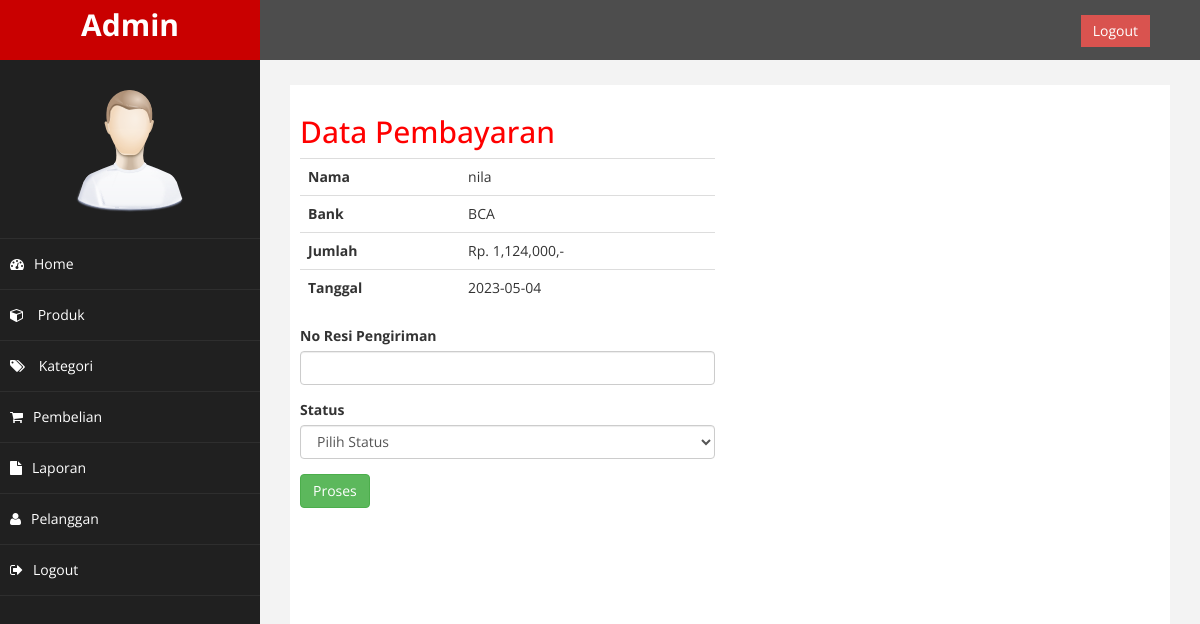
The page /admin/index.php?halaman=pembayaran&id=33 (signed in) on the database its author committed.
### tables this page shows
CREATE TABLE `pembayaran` (
  `id_pembayaran` int(11) NOT NULL,
  `id_pembelian` int(11) NOT NULL,
  `nama` varchar(255) NOT NULL,
  `bank` varchar(255) NOT NULL,
  `jumlah` int(11) NOT NULL,
  `tanggal` date NOT NULL,
  `bukti` varchar(255) NOT NULL
);

### admin/pembayaran.php (the view, shortened to what this page needs)
<h2>Data Pembayaran</h2>
<?php
$id_pembelian = $_GET['id'];
$ambil = $koneksi->query("SELECT * FROM pembayaran WHERE id_pembelian='$id_pembelian'");
$detail = $ambil->fetch_assoc();
?>
<div class="row">
  <div class="col-md-6">
    <table class="table">
      <tr>
        <th>Nama</th>
        <td><?= $detail['nama']; ?></td>
      </tr>
      <tr>
        <th>Bank</th>
        <td><?= $detail['bank']; ?></td>
      </tr>
      <tr>
        <th>Jumlah</th>
        <td>Rp. <?= number_format($detail['jumlah']); ?>,-</td>
      </tr>
      <tr>
        <th>Tanggal</th>
        <td><?= $detail['tanggal']; ?></td>
      </tr>
    </table>
  </div>
  <div class="col-md-6">
  </div>
</div>
<div class="row">
  <div class="col-md-6">
    <form action="" method="post">
      <div class="form-group">
        <Label>No Resi Pengiriman</Label>
        <input type="text" class="form-control" name="resi">
      </div>
      <div class="form-group">
        <label for="">Status</label>
        <select name="status" id="" class="form-control">
          <option value="">Pilih Status</option>
        </select>
      </div>
      <button class="btn btn-success" name="proses">Proses</button>
    </form>
  </div>
</div>

### admin/assets/css/custom.css (style rules this page uses)
body { font-family: 'Open Sans', sans-serif; }
h2 { color: #f00; }

### rows shown on the page
pembayaran: nama "nila", bank "BCA", jumlah "1,124,000", tanggal "2023-05-04"
